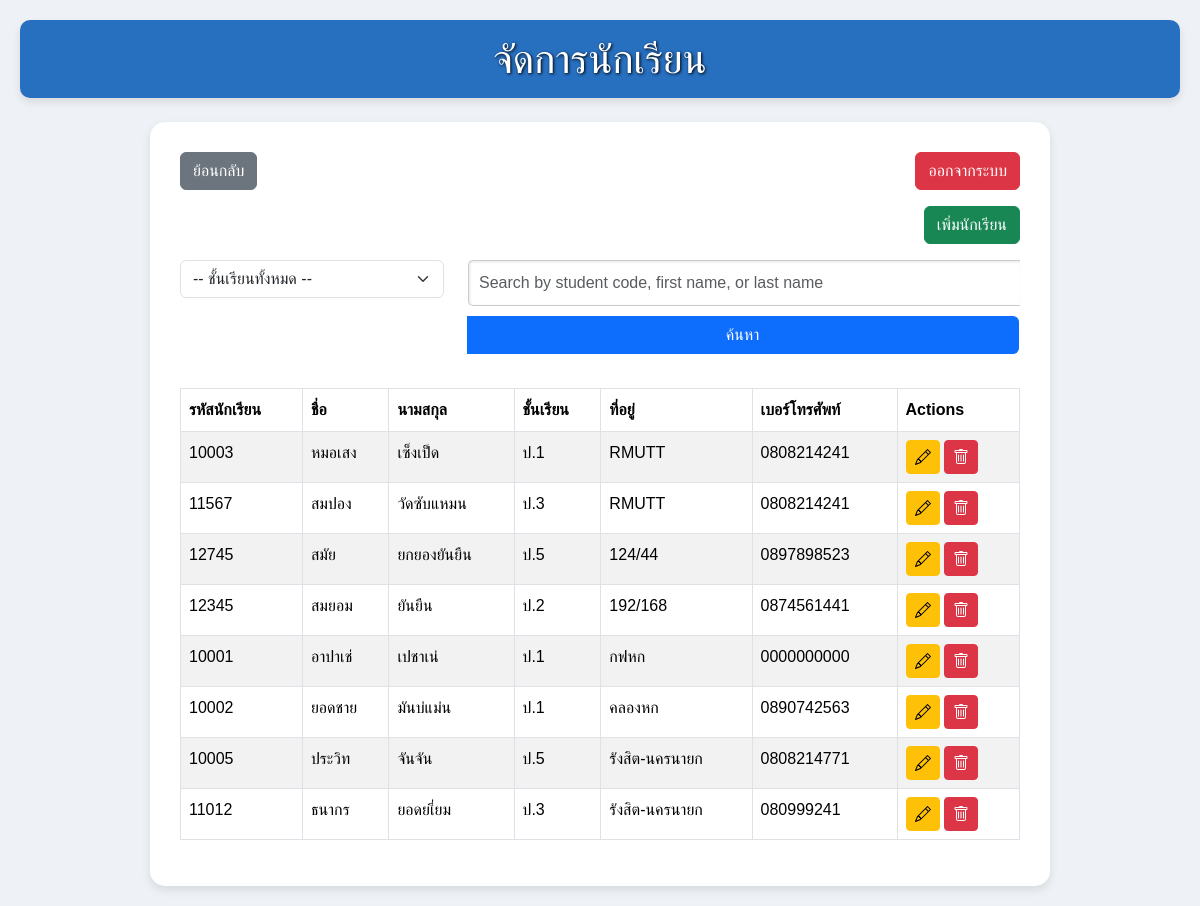
Page /manage_students.php (signed in) on the committed database.
### tables this page shows
CREATE TABLE `student` (
  `id` int(11) NOT NULL,
  `student_code` varchar(50) NOT NULL,
  `Fname` varchar(50) NOT NULL,
  `Lname` varchar(50) NOT NULL,
  `class` varchar(20) NOT NULL,
  `phone` varchar(15) DEFAULT NULL,
  `address` text DEFAULT NULL
);

### manage_students.php (the view, shortened to what this page needs)
<?php
require 'config.php';
$class_filter = $_GET['class_filter'] ?? "";
$search = $_GET['search'] ?? "";
$query = "SELECT * FROM student WHERE (class LIKE ? OR ? = '') AND (student_code LIKE ? OR Fname LIKE ? OR Lname LIKE ? )";
$stmt = $conn->prepare($query);
$search_param = "%$search%";
$stmt->bind_param("sssss", $class_filter, $class_filter, $search_param, $search_param, $search_param);
$stmt->execute();
$result = $stmt->get_result();
?>
<!DOCTYPE html>
<html lang="en">
<head>
    <link href="https://cdn.jsdelivr.net/npm/bootstrap@5.3.3/dist/css/bootstrap.min.css" rel="stylesheet">
    <link rel="stylesheet" href="style.css">
</head>
<body>
    <h1 id="title">จัดการนักเรียน</h1>
    <div class="container mt-4">
        <div class="d-flex justify-content-between mb-3">
            <a href="teacher_dashboard.php" class="btn btn-secondary">ย้อนกลับ</a>
            <a href="index.php" class="btn btn-danger">ออกจากระบบ</a>
        </div>
        <div class="mb-3 text-end">
            <a href="add_student.php" class="btn btn-success">เพิ่มนักเรียน</a>
        </div>
        <form method="GET" class="mb-4">
            <div class="row">
                <div class="col-md-4">
                    <select name="class_filter" class="form-select">
                        <option value="">-- ชั้นเรียนทั้งหมด --</option>
                    </select>
                </div>
                <div class="col-md-8">
                    <div class="input-group">
                        <input type="text" name="search" class="form-control" placeholder="Search by student code, first name, or last name" value="<?php echo htmlspecialchars($search); ?>">
                        <button type="submit" class="btn btn-primary">ค้นหา</button>
                    </div>
                </div>
            </div>
        </form>
        <table class="table table-bordered table-striped">
            <thead>
                <tr>
                    <th>รหัสนักเรียน</th>
                    <th>ชื่อ</th>
                    <th>นามสกุล</th>
                    <th>ชั้นเรียน</th>
                    <th>ที่อยู่</th>
                    <th>เบอร์โทรศัพท์</th>
                    <th>Actions</th>
                </tr>
            </thead>
            <tbody>
                <?php if ($result->num_rows > 0): ?>
                    <?php while ($row = $result->fetch_assoc()): ?>
                        <tr>
                            <td><?php echo htmlspecialchars($row['student_code']); ?></td>
                            <td><?php echo htmlspecialchars($row['Fname']); ?></td>
                            <td><?php echo htmlspecialchars($row['Lname']); ?></td>
                            <td><?php echo htmlspecialchars($row['class']); ?></td>
                            <td><?php echo htmlspecialchars($row['address']); ?></td>
                            <td><?php echo htmlspecialchars($row['phone']); ?></td>
                            <td>
                                <a href="edit_student.php?id=<?php echo $row['id']; ?>" class="btn btn-warning btn-sm">
                                </a>
                                <a href="delete_student.php?id=<?php echo $row['id']; ?>" class="btn btn-danger btn-sm">
                                </a>
                            </td>
                        </tr>
                    <?php endwhile; ?>
                <?php else: ?>
                    <tr>
                        <td colspan="7" class="text-center">ไม่พบนักเรียน.</td>
                    </tr>
                <?php endif; ?>
            </tbody>
        </table>
    </div>
</body>
</html>

### style.css (style rules this page uses)
* { margin: 0; padding: 0; box-sizing: border-box; }
body { background-color: #6cb4ff; font-family: Arial, sans-serif; line-height: 1.6; color: #333; padding: 20px; }
#title { text-align: center; margin-bottom: 20px; padding: 10px; background-color: #2773c7; box-shadow: 1px 1px 5px black; color: #fff; text-shadow: 1px 1px 3px black; border-radius: 5px; }
.container { max-width: 500px; margin: 0 auto; padding: 20px; background-color: #276FBF; border-radius: 15px; color: #fff; box-shadow: 1px 1px 5px rgba(0, 0, 0, 0.1); }
input[type="text"], input[type="password"], input[type="email"], input[type="number"] { width: 100%; padding: 10px; margin-bottom: 10px; border: 1px solid #ccc; border-radius: 5px; box-shadow: inset 1px 1px 3px rgba(0, 0, 0, 0.1); }
button { width: 100%; padding: 10px; margin-bottom: 10px; border: none; border-radius: 5px; cursor: pointer; background-color: #fff; color: #276FBF; font-weight: bold; transition: background-color 0.3s ease, color 0.3s ease; }

### manage_students.php (style rules this page uses)
body { background-color: #eef2f7; font-family: Arial, sans-serif; }
#title { text-align: center; padding: 15px; background-color: #276FBF; color: white; margin-bottom: 20px; border-radius: 10px; box-shadow: 0 4px 8px rgba(0, 0, 0, 0.1); }
.container { background-color: white; padding: 30px; border-radius: 15px; box-shadow: 0 4px 10px rgba(0, 0, 0, 0.1); max-width: 900px; margin: auto; }
.table { margin-top: 20px; }
.btn { font-size: 1rem; }
.input-group .form-control { border-right: 0; }
.input-group .btn { border-left: 0; }

### rows in the picture
student: student_code "10003", Fname "หมอเสง", Lname "เซ็งเป็ด", class "ป.1", address "RMUTT", phone "0808214241"
student: student_code "11567", Fname "สมปอง", Lname "วัดซับแหมน", class "ป.3", address "RMUTT", phone "0808214241"
student: student_code "12745", Fname "สมัย", Lname "ยกยองยันยืน", class "ป.5", address "124/44", phone "0897898523"
student: student_code "12345", Fname "สมยอม", Lname "ยันยืน", class "ป.2", address "192/168", phone "0874561441"
student: student_code "10001", Fname "อาปาเช่", Lname "เปชาเน่", class "ป.1", address "กฟหก", phone "0000000000"
student: student_code "10002", Fname "ยอดชาย", Lname "มันบ่แม่น", class "ป.1", address "คลองหก", phone "0890742563"
student: student_code "10005", Fname "ประวิท", Lname "จันจัน", class "ป.5", address "รังสิต-นครนายก", phone "0808214771"
student: student_code "11012", Fname "ธนากร", Lname "ยอดยเี่ยม", class "ป.3", address "รังสิต-นครนายก", phone "080999241"
